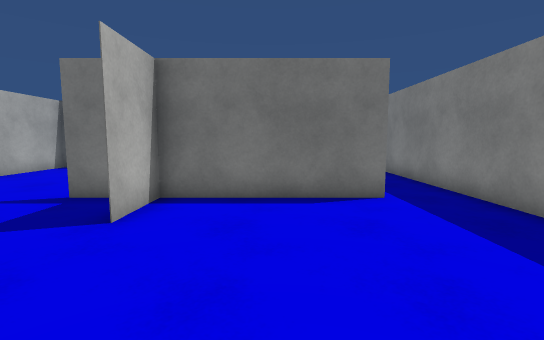
view 1 (above)

14 first-person views from a walk through a scene from a Unity 3-D project. The camera is 1.3 m above the floor, tilts 6° down and sees 85° across. The floor is counted in squares, 1 m on a side. Each view is taken from the middle of a square. On the plan, view 1 faces up. The plan holds only what a view shows up to about 14 squares ahead; the rest is blank. The place goes on beyond the plan. The player is left out. Door leaves are left out, so doorways stand open. Surface patterns are stand-ins for the level's own textures.

view 2
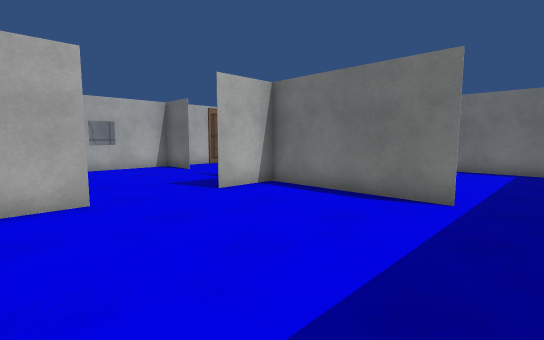

view 3
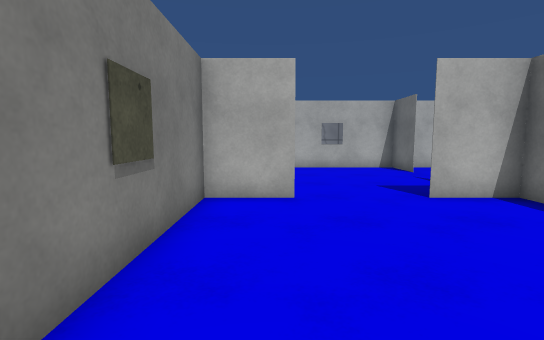

view 4
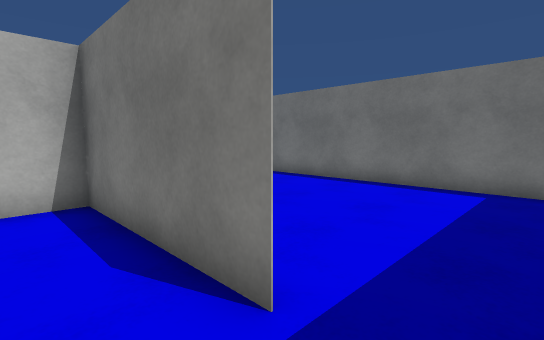

view 5
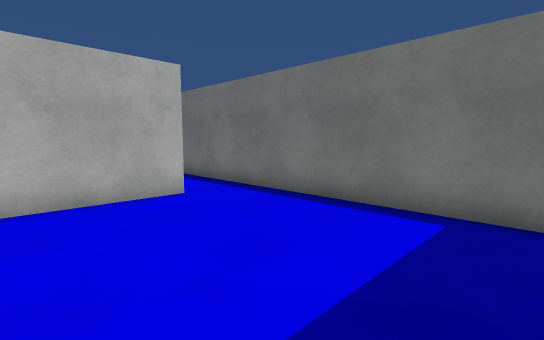

view 6
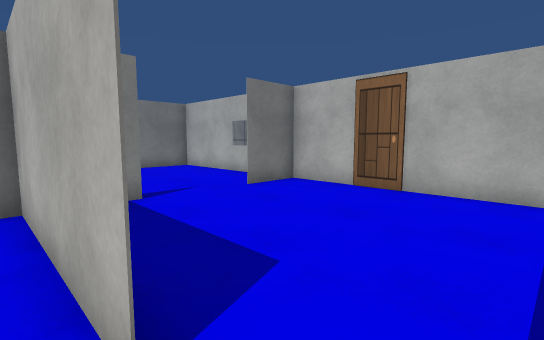

view 7
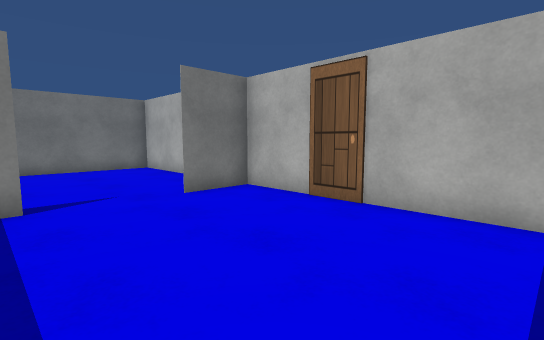

view 8
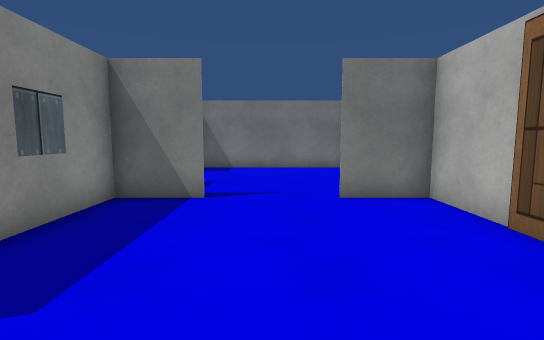

view 9
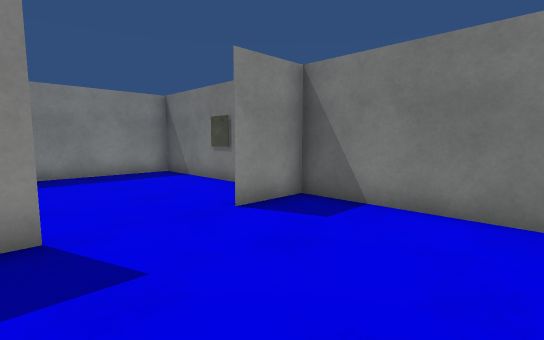

view 10
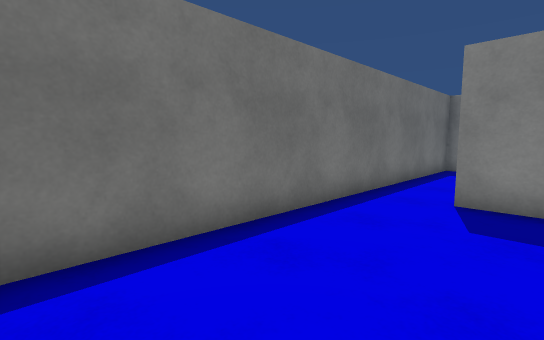

view 11
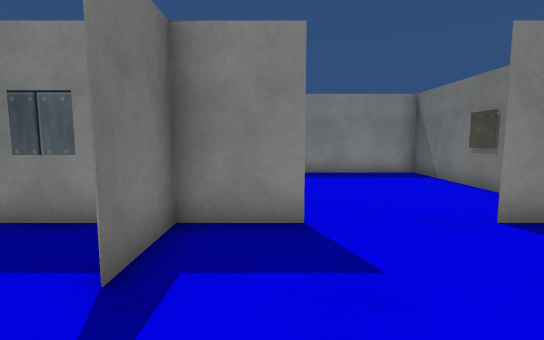

view 12
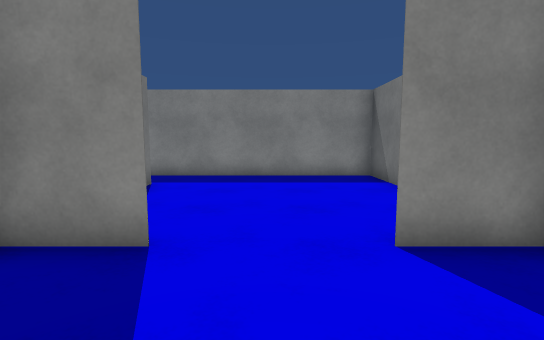

view 13
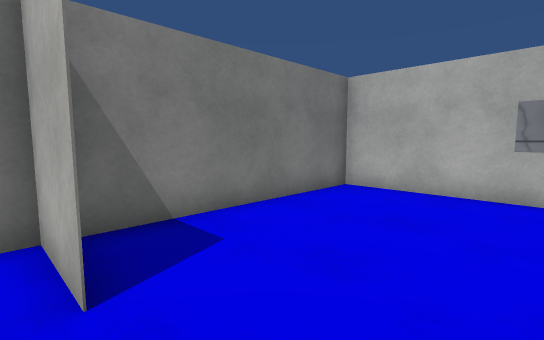

view 14
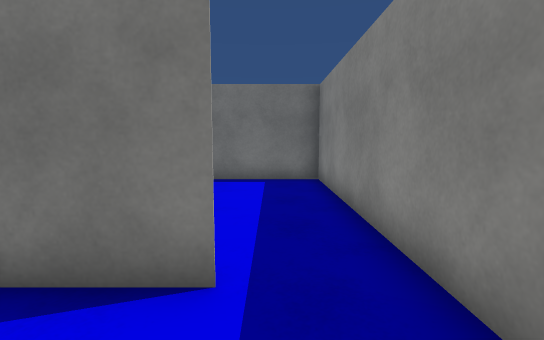

### Floor plan
Points are (right, up) in squares from view 1. A wall is a line through its corners. A room is listed if a view was taken in it or the views show most of it. See-through windows are left out.
Room 1 (views 1, 2, 3, 4, 7, 8, 9, 10, 11, 12, 13, 14)
walls: (-4.6, 6.5) (-2.2, 6.5); (-2.5, 4.4) (-2.5, 11.5); (-2.5, 6.9) (-2.5, 4.5); (-7.4, 6.5) (-9.5, 6.5); (-2.5, 1.6) (-2.5, -0.5); (-9.6, 6.5) (-7.5, 6.5); (-2.5, -0.6) (-2.5, 1.5); (2.6, 6.5) (-4.5, 6.5); (-3, 13.5) (-9.5, 13.5) (-9.5, -0.5) (4.5, -0.5) (4.5, 6)
ways out: open door at (-3, 12.5) to room 2; open door at (3.5, 6) to room 2
Room 2 (views 5, 6)
walls: (-2.5, 11.6) (-2.5, 6.9); (4.5, 6) (4.5, 13.5) (-3, 13.5)
ways out: open door at (-3, 12.5) to room 1; open door at (3.5, 6) to room 1

Positions as (right, up) in squares from view 1, and headings:
1: (0, 0), facing up
2: (4, 0), facing up-left
3: (4, 1), facing left
4: (4, 5), facing up-left
5: (4, 8), facing up-left
6: (-2, 13), facing down-left
7: (-4, 13), facing down-left
8: (-6, 13), facing down
9: (-7, 5), facing down-right
10: (-9, 10), facing up-right
11: (-7, 5), facing right
12: (-6, 3), facing right
13: (-2, 4), facing down-left
14: (3, 4), facing up
